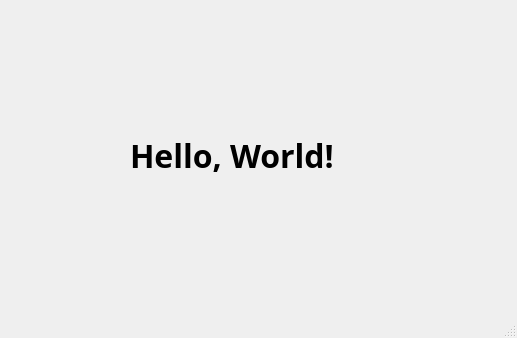
<?xml version="1.0" encoding="UTF-8"?>
<ui version="4.0">
 <class>MainWindow</class>
 <widget class="QMainWindow" name="MainWindow">
  <property name="geometry">
   <rect>
    <x>0</x>
    <y>0</y>
    <width>517</width>
    <height>338</height>
   </rect>
  </property>
  <property name="windowTitle">
   <string>MainWindow</string>
  </property>
  <widget class="QWidget" name="centralwidget">
   <widget class="QLabel" name="label">
    <property name="geometry">
     <rect>
      <x>130</x>
      <y>110</y>
      <width>241</width>
      <height>91</height>
     </rect>
    </property>
    <property name="font">
     <font>
      <family>微软雅黑</family>
      <pointsize>24</pointsize>
      <weight>75</weight>
      <bold>true</bold>
     </font>
    </property>
    <property name="text">
     <string>Hello, World!</string>
    </property>
   </widget>
  </widget>
  <widget class="QMenuBar" name="menubar">
   <property name="geometry">
    <rect>
     <x>0</x>
     <y>0</y>
     <width>517</width>
     <height>23</height>
    </rect>
   </property>
  </widget>
  <widget class="QStatusBar" name="statusbar"/>
 </widget>
 <resources/>
 <connections/>
</ui>
